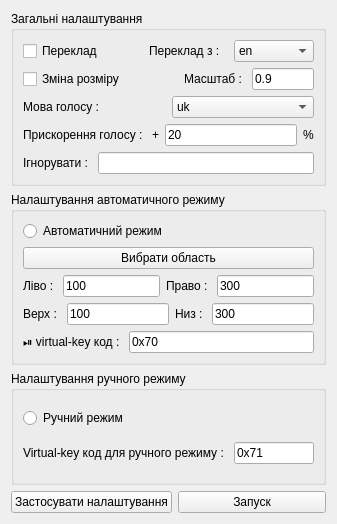
<?xml version="1.0" encoding="UTF-8"?>
<ui version="4.0">
 <class>Settings</class>
 <widget class="QWidget" name="Settings">
  <property name="geometry">
   <rect>
    <x>0</x>
    <y>0</y>
    <width>337</width>
    <height>524</height>
   </rect>
  </property>
  <property name="windowTitle">
   <string>Settings</string>
  </property>
  <layout class="QVBoxLayout" name="verticalLayout_4">
   <item>
    <widget class="QGroupBox" name="general_groupBox">
     <property name="title">
      <string>Загальні налаштування</string>
     </property>
     <layout class="QVBoxLayout" name="verticalLayout" stretch="0,0,0,0,0">
      <item>
       <layout class="QHBoxLayout" name="horizontalLayout_2" stretch="2,1,2,2">
        <item>
         <widget class="QCheckBox" name="TRANSLATE_checkBox">
          <property name="toolTip">
           <string>&lt;html&gt;&lt;head/&gt;&lt;body&gt;&lt;p&gt;Якщо галочка встановлена, буде відбуватися переклад&lt;/p&gt;&lt;/body&gt;&lt;/html&gt;</string>
          </property>
          <property name="text">
           <string>Переклад</string>
          </property>
         </widget>
        </item>
        <item>
         <spacer name="horizontalSpacer_2">
          <property name="orientation">
           <enum>Qt::Orientation::Horizontal</enum>
          </property>
          <property name="sizeHint" stdset="0">
           <size>
            <width>20</width>
            <height>20</height>
           </size>
          </property>
         </spacer>
        </item>
        <item>
         <widget class="QLabel" name="TRANSLATE_FROM_label">
          <property name="toolTip">
           <string>&lt;html&gt;&lt;head/&gt;&lt;body&gt;&lt;p&gt;Виберіть мову, з якої потрібно виконати переклад. Переклад буде виконано з цієї мови на &lt;span style=&quot; font-weight:700;&quot;&gt;Мову голосу&lt;/span&gt;.&lt;/p&gt;&lt;/body&gt;&lt;/html&gt;</string>
          </property>
          <property name="text">
           <string>Переклад з :</string>
          </property>
         </widget>
        </item>
        <item>
         <widget class="QComboBox" name="TRANSLATE_FROM_comboBox">
          <property name="toolTip">
           <string>&lt;html&gt;&lt;head/&gt;&lt;body&gt;&lt;p&gt;Виберіть мову, з якої потрібно виконати переклад. Переклад буде виконано з цієї мови на &lt;span style=&quot; font-weight:700;&quot;&gt;Мову голосу&lt;/span&gt;.&lt;/p&gt;&lt;/body&gt;&lt;/html&gt;</string>
          </property>
          <item>
           <property name="text">
            <string>en</string>
           </property>
          </item>
          <item>
           <property name="text">
            <string>af</string>
           </property>
          </item>
          <item>
           <property name="text">
            <string>ar</string>
           </property>
          </item>
          <item>
           <property name="text">
            <string>bg</string>
           </property>
          </item>
          <item>
           <property name="text">
            <string>bn</string>
           </property>
          </item>
          <item>
           <property name="text">
            <string>bs</string>
           </property>
          </item>
          <item>
           <property name="text">
            <string>cs</string>
           </property>
          </item>
          <item>
           <property name="text">
            <string>da</string>
           </property>
          </item>
          <item>
           <property name="text">
            <string>de</string>
           </property>
          </item>
          <item>
           <property name="text">
            <string>es</string>
           </property>
          </item>
          <item>
           <property name="text">
            <string>et</string>
           </property>
          </item>
          <item>
           <property name="text">
            <string>fr</string>
           </property>
          </item>
          <item>
           <property name="text">
            <string>hi</string>
           </property>
          </item>
          <item>
           <property name="text">
            <string>hr</string>
           </property>
          </item>
          <item>
           <property name="text">
            <string>hu</string>
           </property>
          </item>
          <item>
           <property name="text">
            <string>id</string>
           </property>
          </item>
          <item>
           <property name="text">
            <string>is</string>
           </property>
          </item>
          <item>
           <property name="text">
            <string>it</string>
           </property>
          </item>
          <item>
           <property name="text">
            <string>ja</string>
           </property>
          </item>
          <item>
           <property name="text">
            <string>kn</string>
           </property>
          </item>
          <item>
           <property name="text">
            <string>ko</string>
           </property>
          </item>
          <item>
           <property name="text">
            <string>la</string>
           </property>
          </item>
          <item>
           <property name="text">
            <string>lv</string>
           </property>
          </item>
          <item>
           <property name="text">
            <string>mr</string>
           </property>
          </item>
          <item>
           <property name="text">
            <string>ms</string>
           </property>
          </item>
          <item>
           <property name="text">
            <string>ne</string>
           </property>
          </item>
          <item>
           <property name="text">
            <string>nl</string>
           </property>
          </item>
          <item>
           <property name="text">
            <string>no</string>
           </property>
          </item>
          <item>
           <property name="text">
            <string>pl</string>
           </property>
          </item>
          <item>
           <property name="text">
            <string>pt</string>
           </property>
          </item>
          <item>
           <property name="text">
            <string>ro</string>
           </property>
          </item>
          <item>
           <property name="text">
            <string>sk</string>
           </property>
          </item>
          <item>
           <property name="text">
            <string>sq</string>
           </property>
          </item>
          <item>
           <property name="text">
            <string>sv</string>
           </property>
          </item>
          <item>
           <property name="text">
            <string>sw</string>
           </property>
          </item>
          <item>
           <property name="text">
            <string>ta</string>
           </property>
          </item>
          <item>
           <property name="text">
            <string>te</string>
           </property>
          </item>
          <item>
           <property name="text">
            <string>th</string>
           </property>
          </item>
          <item>
           <property name="text">
            <string>tl</string>
           </property>
          </item>
          <item>
           <property name="text">
            <string>tr</string>
           </property>
          </item>
          <item>
           <property name="text">
            <string>uk</string>
           </property>
          </item>
          <item>
           <property name="text">
            <string>ur</string>
           </property>
          </item>
          <item>
           <property name="text">
            <string>vi</string>
           </property>
          </item>
         </widget>
        </item>
       </layout>
      </item>
      <item>
       <layout class="QHBoxLayout" name="horizontalLayout_4">
        <item>
         <widget class="QCheckBox" name="RESIZE_checkBox">
          <property name="toolTip">
           <string>&lt;html&gt;&lt;head/&gt;&lt;body&gt;&lt;p&gt;Якщо встановлено цю галочку, роздільну здатність зображення буде змінено перед розпізнаванням тексту. Це може бути корисно для зменшення кількості обчислень.&lt;/p&gt;&lt;/body&gt;&lt;/html&gt;</string>
          </property>
          <property name="text">
           <string>Зміна розміру</string>
          </property>
         </widget>
        </item>
        <item>
         <spacer name="horizontalSpacer">
          <property name="orientation">
           <enum>Qt::Orientation::Horizontal</enum>
          </property>
          <property name="sizeHint" stdset="0">
           <size>
            <width>100</width>
            <height>20</height>
           </size>
          </property>
         </spacer>
        </item>
        <item>
         <layout class="QHBoxLayout" name="horizontalLayout_3">
          <item>
           <widget class="QLabel" name="RESIZE_SCALE_label">
            <property name="toolTip">
             <string>&lt;html&gt;&lt;head/&gt;&lt;body&gt;&lt;p&gt;Цей параметр визначає, наскільки буде змінено роздільну здатність зображення. Наприклад: якщо розмір зображення 1000х1000 пікселів і масштаб = 0.9, то перед розпізнаванням тексту розмір зображення буде зменшено до 900х900 пікселів.&lt;/p&gt;&lt;/body&gt;&lt;/html&gt;</string>
            </property>
            <property name="text">
             <string>Масштаб : </string>
            </property>
           </widget>
          </item>
          <item>
           <widget class="QLineEdit" name="RESIZE_SCALE_lineEdit">
            <property name="toolTip">
             <string>&lt;html&gt;&lt;head/&gt;&lt;body&gt;&lt;p&gt;Цей параметр визначає, наскільки буде змінено роздільну здатність зображення. Наприклад: якщо розмір зображення 1000х1000 пікселів і масштаб = 0.9, то перед розпізнаванням тексту розмір зображення буде зменшено до 900х900 пікселів.&lt;/p&gt;&lt;/body&gt;&lt;/html&gt;</string>
            </property>
            <property name="text">
             <string>0.9</string>
            </property>
           </widget>
          </item>
         </layout>
        </item>
       </layout>
      </item>
      <item>
       <layout class="QHBoxLayout" name="horizontalLayout_5">
        <item>
         <widget class="QLabel" name="SPEAK_LANGUAGE_label">
          <property name="toolTip">
           <string>&lt;html&gt;&lt;head/&gt;&lt;body&gt;&lt;p&gt;Цей параметр визначає мову, якою буде озвучено текст.&lt;/p&gt;&lt;/body&gt;&lt;/html&gt;</string>
          </property>
          <property name="text">
           <string>Мова голосу : </string>
          </property>
         </widget>
        </item>
        <item>
         <widget class="QComboBox" name="SPEAK_LANGUAGE_comboBox">
          <property name="toolTip">
           <string>&lt;html&gt;&lt;head/&gt;&lt;body&gt;&lt;p&gt;Цей параметр визначає мову, якою буде озвучено текст.&lt;/p&gt;&lt;/body&gt;&lt;/html&gt;</string>
          </property>
          <item>
           <property name="text">
            <string>uk</string>
           </property>
          </item>
          <item>
           <property name="text">
            <string>en</string>
           </property>
          </item>
          <item>
           <property name="text">
            <string>af</string>
           </property>
          </item>
          <item>
           <property name="text">
            <string>ar</string>
           </property>
          </item>
          <item>
           <property name="text">
            <string>bg</string>
           </property>
          </item>
          <item>
           <property name="text">
            <string>bn</string>
           </property>
          </item>
          <item>
           <property name="text">
            <string>bs</string>
           </property>
          </item>
          <item>
           <property name="text">
            <string>cs</string>
           </property>
          </item>
          <item>
           <property name="text">
            <string>da</string>
           </property>
          </item>
          <item>
           <property name="text">
            <string>de</string>
           </property>
          </item>
          <item>
           <property name="text">
            <string>es</string>
           </property>
          </item>
          <item>
           <property name="text">
            <string>et</string>
           </property>
          </item>
          <item>
           <property name="text">
            <string>fr</string>
           </property>
          </item>
          <item>
           <property name="text">
            <string>hi</string>
           </property>
          </item>
          <item>
           <property name="text">
            <string>hr</string>
           </property>
          </item>
          <item>
           <property name="text">
            <string>hu</string>
           </property>
          </item>
          <item>
           <property name="text">
            <string>id</string>
           </property>
          </item>
          <item>
           <property name="text">
            <string>is</string>
           </property>
          </item>
          <item>
           <property name="text">
            <string>it</string>
           </property>
          </item>
          <item>
           <property name="text">
            <string>ja</string>
           </property>
          </item>
          <item>
           <property name="text">
            <string>kn</string>
           </property>
          </item>
          <item>
           <property name="text">
            <string>ko</string>
           </property>
          </item>
          <item>
           <property name="text">
            <string>la</string>
           </property>
          </item>
          <item>
           <property name="text">
            <string>lv</string>
           </property>
          </item>
          <item>
           <property name="text">
            <string>mr</string>
           </property>
          </item>
          <item>
           <property name="text">
            <string>ms</string>
           </property>
          </item>
          <item>
           <property name="text">
            <string>ne</string>
           </property>
          </item>
          <item>
           <property name="text">
            <string>nl</string>
           </property>
          </item>
          <item>
           <property name="text">
            <string>no</string>
           </property>
          </item>
          <item>
           <property name="text">
            <string>pl</string>
           </property>
          </item>
          <item>
           <property name="text">
            <string>pt</string>
           </property>
          </item>
          <item>
           <property name="text">
            <string>ro</string>
           </property>
          </item>
          <item>
           <property name="text">
            <string>sk</string>
           </property>
          </item>
          <item>
           <property name="text">
            <string>sq</string>
           </property>
          </item>
          <item>
           <property name="text">
            <string>sv</string>
           </property>
          </item>
          <item>
           <property name="text">
            <string>sw</string>
           </property>
          </item>
          <item>
           <property name="text">
            <string>ta</string>
           </property>
          </item>
          <item>
           <property name="text">
            <string>te</string>
           </property>
          </item>
          <item>
           <property name="text">
            <string>th</string>
           </property>
          </item>
          <item>
           <property name="text">
            <string>tl</string>
           </property>
          </item>
          <item>
           <property name="text">
            <string>tr</string>
           </property>
          </item>
          <item>
           <property name="text">
            <string>ur</string>
           </property>
          </item>
          <item>
           <property name="text">
            <string>vi</string>
           </property>
          </item>
         </widget>
        </item>
       </layout>
      </item>
      <item>
       <layout class="QHBoxLayout" name="horizontalLayout_6">
        <item>
         <widget class="QLabel" name="SPEED_UP_label">
          <property name="toolTip">
           <string>&lt;html&gt;&lt;head/&gt;&lt;body&gt;&lt;p&gt;Цей параметр визначає, наскільки буде прискорено мовлення.&lt;/p&gt;&lt;/body&gt;&lt;/html&gt;</string>
          </property>
          <property name="text">
           <string>Прискорення голосу : </string>
          </property>
         </widget>
        </item>
        <item>
         <widget class="QLabel" name="SPEED_UP_label_2">
          <property name="text">
           <string>+</string>
          </property>
         </widget>
        </item>
        <item>
         <widget class="QLineEdit" name="SPEED_UP_lineEdit">
          <property name="toolTip">
           <string>&lt;html&gt;&lt;head/&gt;&lt;body&gt;&lt;p&gt;Цей параметр визначає, наскільки буде прискорено мовлення.&lt;/p&gt;&lt;/body&gt;&lt;/html&gt;</string>
          </property>
          <property name="text">
           <string>20</string>
          </property>
         </widget>
        </item>
        <item>
         <widget class="QLabel" name="SPEED_UP_label_3">
          <property name="text">
           <string>%</string>
          </property>
         </widget>
        </item>
       </layout>
      </item>
      <item>
       <layout class="QHBoxLayout" name="horizontalLayout_14">
        <item>
         <widget class="QLabel" name="IGNORE_WORDS_label">
          <property name="toolTip">
           <string>&lt;html&gt;&lt;head/&gt;&lt;body&gt;&lt;p&gt;Ці слова/символи будуть проігноровані і не будуть озвучені. Якщо ви вводите кілька слів, розділяйте їх комою.&lt;/p&gt;&lt;/body&gt;&lt;/html&gt;</string>
          </property>
          <property name="text">
           <string>Ігнорувати : </string>
          </property>
         </widget>
        </item>
        <item>
         <widget class="QLineEdit" name="IGNORE_WORDS_lineEdit">
          <property name="toolTip">
           <string>&lt;html&gt;&lt;head/&gt;&lt;body&gt;&lt;p&gt;Ці слова/символи будуть проігноровані і не будуть озвучені. Якщо ви вводите кілька слів, розділяйте їх комою.&lt;/p&gt;&lt;/body&gt;&lt;/html&gt;</string>
          </property>
         </widget>
        </item>
       </layout>
      </item>
     </layout>
    </widget>
   </item>
   <item>
    <widget class="QGroupBox" name="Auto_mode_groupBox">
     <property name="title">
      <string>Налаштування автоматичного режиму</string>
     </property>
     <layout class="QVBoxLayout" name="verticalLayout_2">
      <item>
       <widget class="QRadioButton" name="AUTO_MODE_radioButton">
        <property name="toolTip">
         <string>&lt;html&gt;&lt;head/&gt;&lt;body&gt;&lt;p&gt;Вмикає автоматичний режим. Виберіть область один раз, і коли там з'явиться новий текст, він буде озвучений.&lt;/p&gt;&lt;/body&gt;&lt;/html&gt;</string>
        </property>
        <property name="text">
         <string>Автоматичний режим</string>
        </property>
       </widget>
      </item>
      <item>
       <widget class="QPushButton" name="Select_area_pushButton">
        <property name="cursor">
         <cursorShape>PointingHandCursor</cursorShape>
        </property>
        <property name="toolTip">
         <string>&lt;html&gt;&lt;head/&gt;&lt;body&gt;&lt;p&gt;Натисніть, щоб вибрати область екрана, де знаходиться ваш текст.&lt;/p&gt;&lt;/body&gt;&lt;/html&gt;</string>
        </property>
        <property name="text">
         <string>Вибрати область</string>
        </property>
       </widget>
      </item>
      <item>
       <layout class="QHBoxLayout" name="horizontalLayout_7">
        <item>
         <widget class="QLabel" name="LEFT_label">
          <property name="toolTip">
           <string>&lt;html&gt;&lt;head/&gt;&lt;body&gt;&lt;p&gt;Найлівіша точка виділеної області.&lt;/p&gt;&lt;/body&gt;&lt;/html&gt;</string>
          </property>
          <property name="text">
           <string>Ліво : </string>
          </property>
         </widget>
        </item>
        <item>
         <widget class="QLineEdit" name="LEFT_lineEdit">
          <property name="toolTip">
           <string>&lt;html&gt;&lt;head/&gt;&lt;body&gt;&lt;p&gt;Найлівіша точка виділеної області.&lt;/p&gt;&lt;/body&gt;&lt;/html&gt;</string>
          </property>
          <property name="text">
           <string>100</string>
          </property>
         </widget>
        </item>
        <item>
         <widget class="QLabel" name="RIGHT_label">
          <property name="toolTip">
           <string>&lt;html&gt;&lt;head/&gt;&lt;body&gt;&lt;p&gt;Найправіша точка виділеної області.&lt;/p&gt;&lt;/body&gt;&lt;/html&gt;</string>
          </property>
          <property name="text">
           <string>Право : </string>
          </property>
         </widget>
        </item>
        <item>
         <widget class="QLineEdit" name="RIGHT_lineEdit">
          <property name="toolTip">
           <string>&lt;html&gt;&lt;head/&gt;&lt;body&gt;&lt;p&gt;Найправіша точка виділеної області.&lt;/p&gt;&lt;/body&gt;&lt;/html&gt;</string>
          </property>
          <property name="text">
           <string>300</string>
          </property>
         </widget>
        </item>
       </layout>
      </item>
      <item>
       <layout class="QHBoxLayout" name="horizontalLayout_8">
        <item>
         <widget class="QLabel" name="TOP_label">
          <property name="toolTip">
           <string>&lt;html&gt;&lt;head/&gt;&lt;body&gt;&lt;p&gt;Найвища точка виділеної області.&lt;/p&gt;&lt;/body&gt;&lt;/html&gt;</string>
          </property>
          <property name="text">
           <string>Верх : </string>
          </property>
         </widget>
        </item>
        <item>
         <widget class="QLineEdit" name="TOP_lineEdit">
          <property name="toolTip">
           <string>&lt;html&gt;&lt;head/&gt;&lt;body&gt;&lt;p&gt;Найвища точка виділеної області.&lt;/p&gt;&lt;/body&gt;&lt;/html&gt;</string>
          </property>
          <property name="text">
           <string>100</string>
          </property>
         </widget>
        </item>
        <item>
         <widget class="QLabel" name="BOTTOM_label">
          <property name="toolTip">
           <string>&lt;html&gt;&lt;head/&gt;&lt;body&gt;&lt;p&gt;Найнижча точка вибраної області.&lt;/p&gt;&lt;/body&gt;&lt;/html&gt;</string>
          </property>
          <property name="text">
           <string>Низ : </string>
          </property>
         </widget>
        </item>
        <item>
         <widget class="QLineEdit" name="BOTTOM_lineEdit">
          <property name="toolTip">
           <string>&lt;html&gt;&lt;head/&gt;&lt;body&gt;&lt;p&gt;Найнижча точка вибраної області.&lt;/p&gt;&lt;/body&gt;&lt;/html&gt;</string>
          </property>
          <property name="text">
           <string>300</string>
          </property>
         </widget>
        </item>
       </layout>
      </item>
      <item>
       <layout class="QHBoxLayout" name="horizontalLayout_9">
        <item>
         <widget class="QLabel" name="PAUSE_KEY_label">
          <property name="toolTip">
           <string>&lt;html&gt;&lt;head/&gt;&lt;body&gt;&lt;p&gt;Призупинити/Продовжити virtual-key код (за замовчуванням Esc).&lt;/p&gt;&lt;/body&gt;&lt;/html&gt;</string>
          </property>
          <property name="text">
           <string>⏯ virtual-key код : </string>
          </property>
         </widget>
        </item>
        <item>
         <widget class="QLineEdit" name="PAUSE_KEY_lineEdit">
          <property name="toolTip">
           <string>&lt;html&gt;&lt;head/&gt;&lt;body&gt;&lt;p&gt;Призупинити/Продовжити virtual-key код (за замовчуванням Esc).&lt;/p&gt;&lt;/body&gt;&lt;/html&gt;</string>
          </property>
          <property name="text">
           <string>0x70</string>
          </property>
         </widget>
        </item>
       </layout>
      </item>
     </layout>
    </widget>
   </item>
   <item>
    <widget class="QGroupBox" name="Manual_mode_groupBox">
     <property name="title">
      <string>Налаштування ручного режиму</string>
     </property>
     <layout class="QVBoxLayout" name="verticalLayout_3">
      <item>
       <widget class="QRadioButton" name="MANUAL_MODE_radioButton">
        <property name="toolTip">
         <string>&lt;html&gt;&lt;head/&gt;&lt;body&gt;&lt;p&gt;Вмикає ручний режим. Щоразу, коли вам потрібно озвучити текст, ви повинні вручну вибрати область, де він знаходиться.&lt;/p&gt;&lt;/body&gt;&lt;/html&gt;</string>
        </property>
        <property name="text">
         <string>Ручний режим</string>
        </property>
       </widget>
      </item>
      <item>
       <layout class="QHBoxLayout" name="horizontalLayout_10">
        <item>
         <widget class="QLabel" name="MANUAL_MODE_KEY_label">
          <property name="toolTip">
           <string>&lt;html&gt;&lt;head/&gt;&lt;body&gt;&lt;p&gt;Віртуальна клавіша - код клавіші, яку потрібно натиснути для запуску ручного режиму (за замовчуванням F2). Після натискання цієї клавіші потрібно вибрати область, в якій знаходиться текст, після чого він буде озвучений.&lt;/p&gt;&lt;/body&gt;&lt;/html&gt;</string>
          </property>
          <property name="text">
           <string>Virtual-key код для ручного режиму : </string>
          </property>
         </widget>
        </item>
        <item>
         <widget class="QLineEdit" name="MANUAL_MODE_KEY_lineEdit">
          <property name="toolTip">
           <string>&lt;html&gt;&lt;head/&gt;&lt;body&gt;&lt;p&gt;Віртуальна клавіша - код клавіші, яку потрібно натиснути для запуску ручного режиму (за замовчуванням F2). Після натискання цієї клавіші потрібно вибрати область, в якій знаходиться текст, після чого він буде озвучений.&lt;/p&gt;&lt;/body&gt;&lt;/html&gt;</string>
          </property>
          <property name="text">
           <string>0x71</string>
          </property>
         </widget>
        </item>
       </layout>
      </item>
     </layout>
    </widget>
   </item>
   <item>
    <layout class="QHBoxLayout" name="horizontalLayout_13">
     <item>
      <widget class="QPushButton" name="APPLY_pushButton">
       <property name="toolTip">
        <string>&lt;html&gt;&lt;head/&gt;&lt;body&gt;&lt;p&gt;Натисніть цю кнопку, щоб зберегти налаштування.&lt;/p&gt;&lt;/body&gt;&lt;/html&gt;</string>
       </property>
       <property name="text">
        <string>Застосувати налаштування</string>
       </property>
      </widget>
     </item>
     <item>
      <widget class="QPushButton" name="RUN_pushButton">
       <property name="toolTip">
        <string>&lt;html&gt;&lt;head/&gt;&lt;body&gt;&lt;p&gt;Запуск&lt;/p&gt;&lt;/body&gt;&lt;/html&gt;</string>
       </property>
       <property name="text">
        <string>Запуск</string>
       </property>
      </widget>
     </item>
    </layout>
   </item>
  </layout>
 </widget>
 <resources/>
 <connections/>
</ui>
